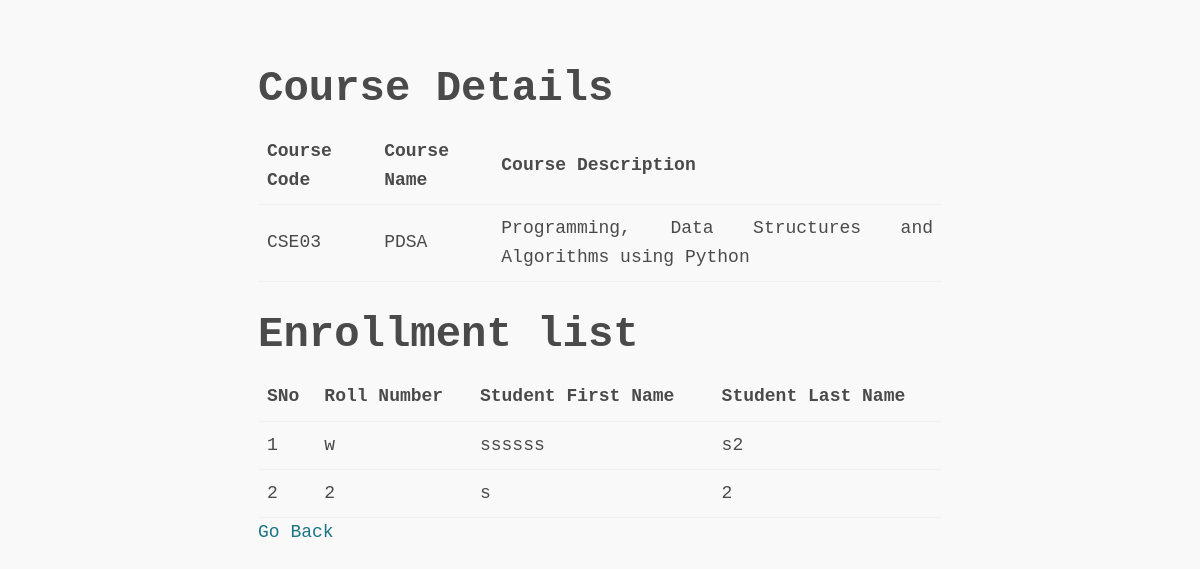
/course/3, run on the app's committed database.
### app.py (models this page shows)
class Course(db.Model):
  __tablename__ = "course"
  course_id = db.Column(db.Integer, primary_key=True, autoincrement=True)
  course_code = db.Column(db.String, unique=True, nullable=False)
  course_name = db.Column(db.String, nullable=False)
  course_description = db.Column(db.String)
  students = db.relationship("Student", secondary='enrollments', back_populates="enrollments")

class Student(db.Model):
  __tablename__ = "student"
  student_id = db.Column(db.Integer, primary_key=True, autoincrement=True)
  roll_number = db.Column(db.String, unique=True, nullable=False)
  first_name = db.Column(db.String, nullable=False)
  last_name = db.Column(db.String)
  enrollments = db.relationship("Course", secondary='enrollments', back_populates="students")

### app.py (the view)
@app.route("/course/<course_id>", methods=['GET'])
def show_course_details(course_id):
  return _show_course_details(course_id)

### app.py (called while the page is built)
def _show_course_details(course_id):
  course = db.session.query(Course).filter(Course.course_id == course_id).first()
  return render_template('course_details.html', course=course)

### templates/course_details.html (shortened to what this page needs)
{% extends "base.html" %}
{% block main %}
<div>
  <div>
    <h1>Course Details</h1>
    <table id="course-detail">
      <thead>
        <tr>
          <th>Course Code</th>
          <th>Course Name</th>
          <th>Course Description</th>
        </tr>
      </thead>
      <tbody>
        <tr>
          <td>{{course.course_code}}</td>
          <td>{{course.course_name}}</td>
          <td>{{course.course_description}}</td>
        </tr>
      </tbody>
    </table>
  </div>
  {% if course.students | length > 0 %}
  <div>
    <h1>Enrollment list</h1>
    <table id="course-table">
      <thead>
        <tr>
          <th>SNo</th>
          <th>Roll Number</th>
          <th>Student First Name</th>
          <th>Student Last Name</th>
        </tr>
      </thead>
      <tbody>
        {% for student in course.students %}
        <tr>
          <td>{{ loop.index }}</td>
          <td>{{ student.roll_number }}</td>
          <td>{{ student.first_name }}</td>
          <td>{{ student.last_name }}</td>
        </tr>
      </tbody>
      {% endfor %}
    </table>
  </div>
  {% endif %}
  <div>
    <a href="{{ url_for('list_courses') }}">Go Back</a>
  </div>
</div>
{% endblock main %}

### static/sakura.css (style rules this page uses)
html { font-size: 62.5%; font-family: -apple-system, BlinkMacSystemFont, "Segoe UI", Roboto, "Helvetica Neue", Arial, "Noto Sans", sans-serif; }
body { font-size: 1.8rem; line-height: 1.618; max-width: 38em; margin: auto; color: #4a4a4a; background-color: #f9f9f9; padding: 13px; }
h1, h2, h3, h4, h5, h6 { line-height: 1.1; font-family: -apple-system, BlinkMacSystemFont, "Segoe UI", Roboto, "Helvetica Neue", Arial, "Noto Sans", sans-serif; font-weight: 700; margin-top: 3rem; margin-bottom: 1.5rem; overflow-wrap: break-word; word-wrap: break-word; -ms-word-break: break-all; word-break: break-word; }
h1 { font-size: 2.35em; }
a { text-decoration: none; color: #1d7484; }
table { text-align: justify; width: 100%; border-collapse: collapse; }
td, th { padding: 0.5em; border-bottom: 1px solid #f1f1f1; }

### templates/base.html (style rules this page uses)
body { padding-top: 2em; }
* { font-family:'Courier New', Courier, monospace !important; }

### data on the page
Course: course_code "CSE03", course_name "PDSA", course_description "Programming, Data Structures and Algorithms using Python"
Student: roll_number "w", first_name "ssssss", last_name "s2"
Student: roll_number "2", first_name "s", last_name "2"
